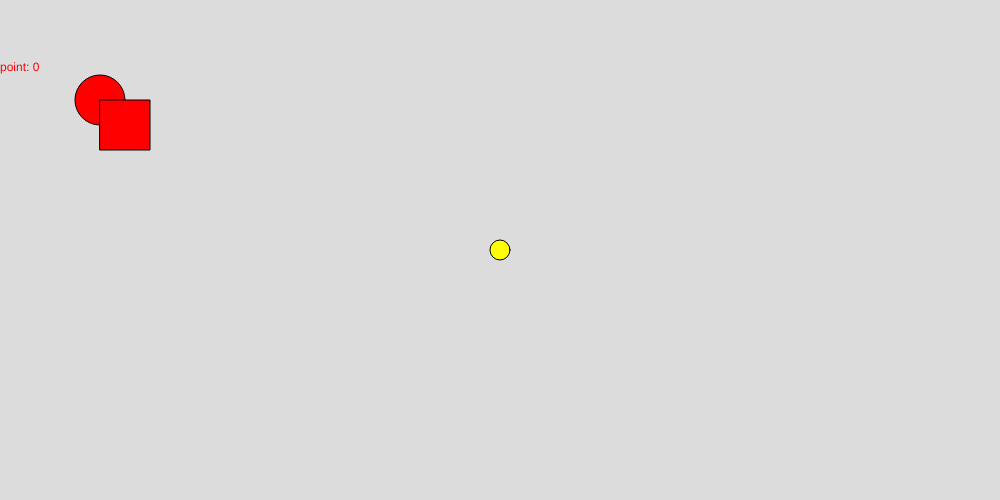
Frame 1 (no input)
Frame 60 (no input): identical to frame 1, image omitted
Frame 120 (the mouse pressed at the canvas centre since frame 60): identical to frame 1, image omitted

The p5.js sketch that drew this single still picture (run headless with seeded random() and noise() and a simulated clock; from frame 60 on, the mouse is pressed at the canvas centre):

// p5.js sketch
// ── sketch.js
let x = 100;
let y = 100;
let x2 = 100;
let y2 = 100;
let ox = 500;
let oy = 250;
let e = 1;
let or = 10;
let eR = 25;
let p = 0;
let cspeed = 10;

function setup() {
  createCanvas(1000, 500);
}
function draw() {
  if (keyIsDown(LEFT_ARROW)) {
    x -= cspeed;
  }
  if (keyIsDown(RIGHT_ARROW)) {
    x += cspeed;
  }
  if (keyIsDown(UP_ARROW)) {
    y -= cspeed;
  }
  if (keyIsDown(DOWN_ARROW)) {
    y += cspeed;
  }
if (keyIsDown('65')) {
  x2 -= 5;
}
if (keyIsDown('68')) {
  x2 += 5;
}
if (keyIsDown('87')) {
  y2 -= 5;
}
if (keyIsDown('83')) {
  y2 += 5;
}
background(220);
e++
fill(255,255,0);
  if (e >= 1) {
    circle(ox,oy,20);
    e--
  }
  if (sqrt((x-ox)**2+(y-oy)**2) < 35) {
    ox = random(10,990);
    oy = random(10,490);
    e++
    p++
  }
  if (sqrt(((x2+25)-ox)**2+((y2+25)-oy)**2) < 35) {
    ox = random(10,990);
    oy = random(10,490);
    e++
    p++
  }
  fill(255, 0, 0);
  ellipse(x, y, 50);
  rect(x2,y2,50);
  text("point: "+p,0,height/7);
}
